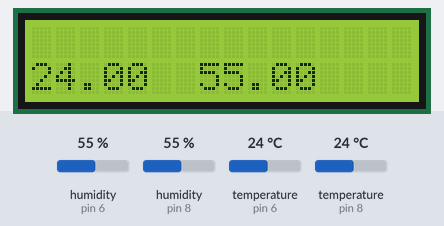
Bench run of a sketch on a simulated Arduino Uno, built with avr-gcc and run on an emulated ATmega328P. Shown: 16×2 character LCD. The test bench sets the inputs (shaded band); at power-on: humidity (sensors on pin 6, pin 8) 55 %, temperature (sensors on pin 6, pin 8) 24 °C. What the sketch prints to the serial monitor is not drawn.

Above: at 1.2 s.
1.3 s: humidity (sensor on pin 6) set to 22 %
At 3.9 s:
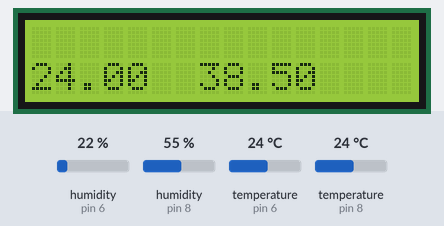
4.2 s: humidity (sensor on pin 8) set to 22 %
At 5.8 s:
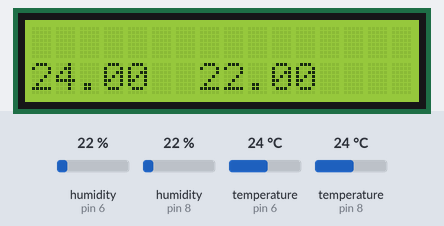
7.0 s: temperature (sensor on pin 6) set to 12 °C
At 9.3 s:
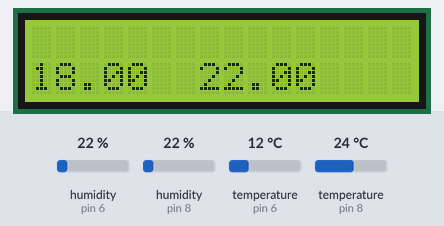
10.4 s: temperature (sensor on pin 8) set to 12 °C
At 12.3 s:
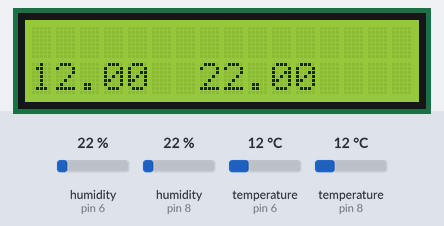
13.2 s: humidity (sensor on pin 6) set to 40 %
At 15.8 s:
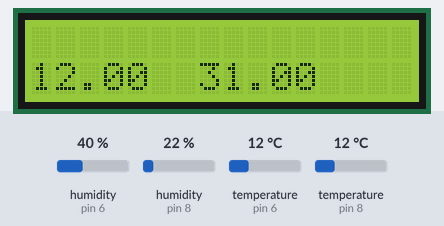
16.6 s: humidity (sensor on pin 8) set to 40 %
At 17.5 s:
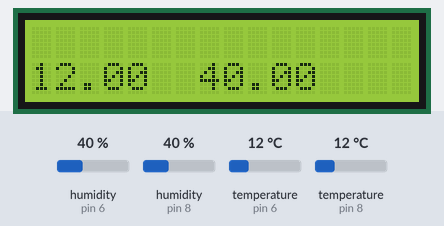
Timing chart, 0 to 19.6 s (numbered marks = the images above; inputs shaded):
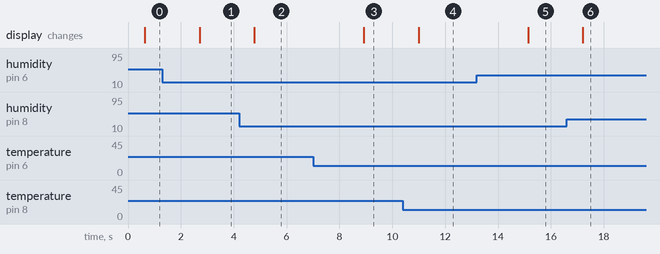

The sketch:

skinMoisture.ino
```cpp
// include the library code:
#include <Wire.h>
#include <Adafruit_Sensor.h>        /* https://github.com/adafruit/Adafruit_Sensor.git */
#include <LiquidCrystal.h>
//#include <LiquidCrystal_I2C.h>    /* https://bitbucket.org/fmalpartida/new-liquidcrystal/downloads/ */
#include "DHT.h"

// set the DHT Pin
#define DHT1PIN 6
#define DHT2PIN 8

// initialize the library with the numbers of the interface pins
LiquidCrystal lcd(12, 11, 5, 4, 3, 2);

//For I2C_LCD
//LiquidCrystal_I2C lcd(0x3F,20,4);

#define DHT1TYPE DHT11    // DHT 11
#define DHT2TYPE DHT11
//#define DHTTYPE DHT22   // DHT 22 (AM2302)
//#define DHTTYPE DHT21   // DHT 21 (AM2301)
DHT dht1(DHT1PIN, DHT1TYPE);
DHT dht2(DHT2PIN, DHT2TYPE);

//set Count row
int count = 0;
int ctRow = 0;

void setup() {
  Serial.begin(9600);
  Serial.println("==skinTesting==");

  //setting PLX-DAQ
  Serial.println("CLEARDATA");
  Serial.println("LABEL,TIME,Temperture1,Humidity1,Temperture2,Humidity2");

  dht1.begin();
  dht2.begin();
  // set up the LCD's number of columns and rows:
  lcd.begin(16, 2);
  // Print a message to the LCD.
  lcd.print("Temp:  Humidity:");
}

void loop() {
  delay(500);

  // read humidity
  float h1 = dht1.readHumidity();
  float h2 = dht2.readHumidity();
  // read temperature in Celsius
  float c1 = dht1.readTemperature();
  float c2 = dht2.readTemperature();

  //Sensor 1
  if (isnan(h1) || isnan(c1)) {
    Serial.println("Failed to read from Sensor1");
    lcd.print("Error_Sensor1");
    return;
  }else{
  // Print to Serial
  /*
  String strc1 = "Temp1:";
  String strh1 = "Humidity1:";
  String str1 = strc1 + c1 + strh1 +h1;
  Serial.println(str1);
  */
  }

  //Sensor 2
  if (isnan(h2) || isnan(c2)) {
    Serial.println("Failed to read from Sensor2");
    lcd.print("Error_Sensor2");
    return;
  }else{
  // Print to Serial
  /*
  String strc2 = "Temp2:";
  String strh2 = "Humidity2:";
  String str2 = strc2 + c2 + strh2 +h2;
  Serial.println(str2);
  */
  }
  //print to excel by PLX-DAQ
  Serial.print("DATA,TIME,");
  Serial.print(",");
  Serial.print(c1);
  Serial.print(",");
  Serial.print(h1);
  Serial.print(",");
  Serial.print(c2);
  Serial.print(",");
  Serial.println(h2);
  // Count row
  ctRow++;
  count++;
  if (ctRow > 360)
   {
    ctRow=0;
    Serial.println("ROW,SET,2");
   }
  // Print to LCD
  // set the cursor to column 0, line 1
  // (note: line 1 is the second row, since counting begins with 0):
  lcd.clear();
  lcd.setCursor(0,1);
  lcd.print((c1+c2)/2);
  lcd.setCursor(7,1);
  lcd.print((h1+h2)/2);
  }
```

Measured:
- after the input at 1.3 s, the display: changes after 1.4 s (image 1)
- after the input at 4.2 s, the display: changes after 0.58 s (image 2)
- after the input at 7.0 s, the display: changes after 1.9 s (image 3)
- after the input at 10.4 s, the display: changes after 0.60 s (image 4)
- after the input at 13.2 s, the display: changes after 1.9 s (image 5)
- after the input at 16.6 s, the display: changes after 0.61 s (image 6)
